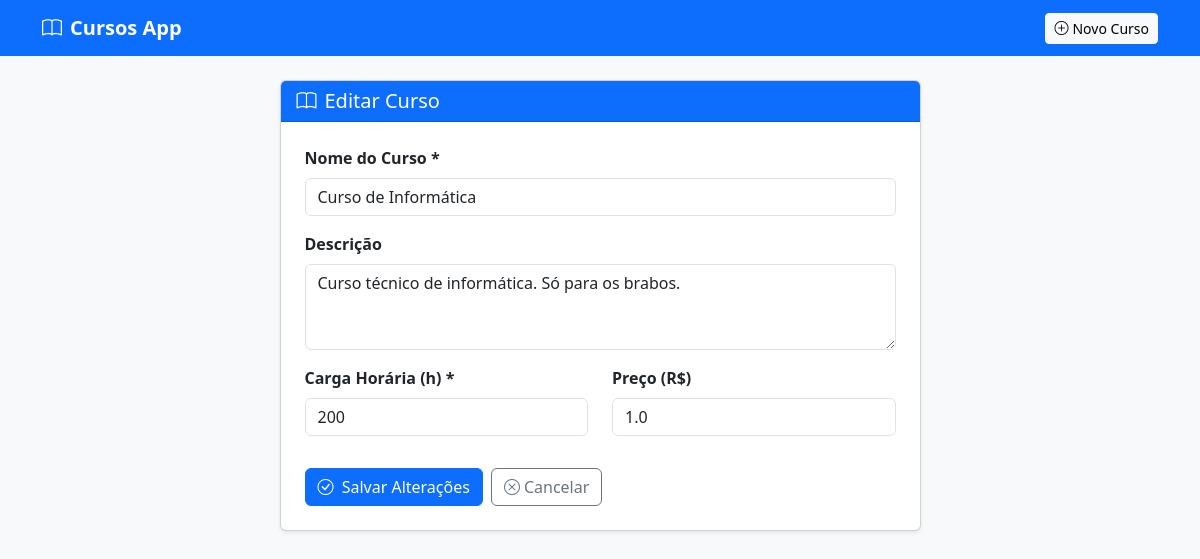
Page /cursos/1/editar on the committed database.
### models.py (models this page shows, shortened)
class Curso(Base):
    __tablename__ = "cursos"         # nome da tabela no banco
    id          = Column(Integer, primary_key=True, index=True)
    nome        = Column(String(100), nullable=False)
    descricao   = Column(String(300), nullable=True)
    carga_hor   = Column(Integer, nullable=False)   # em horas
    preco       = Column(Float, default=0.0)

### main.py (the view)
@app.get("/cursos/{curso_id}/editar", response_class=HTMLResponse)
def form_editar(curso_id: int, request: Request, db: Session = Depends(get_db)):
    curso = repository.buscar_curso(db, curso_id)
    if not curso:
        return RedirectResponse("/cursos", status_code=303)
    return templates.TemplateResponse(
        request=request,
        name="form.html",
        context={"curso": curso, "title": "Editar Curso"}
    )

### templates/form.html
{% extends "base.html" %}
{% block conteudo %}
<div class="row justify-content-center">
  <div class="col-md-7">
    <div class="card shadow-sm">
      <div class="card-header bg-primary text-white">
        <h5 class="mb-0">
          <i class="bi bi-book me-2"></i>{{ title }}
        </h5>
      </div>
      <div class="card-body p-4">
        {% if curso %}
          {% set action = "/cursos/" ~ curso.id ~ "/editar" %}
        {% else %}
          {% set action = "/cursos" %}
        {% endif %}
        <form method="POST" action="{{ action }}">
          <div class="mb-3">
            <label class="form-label fw-semibold">Nome do Curso *</label>
            <input type="text" name="nome" class="form-control"
                   value="{{ curso.nome if curso else '' }}"
                   placeholder="Ex: Python Básico"
                   required minlength="3" maxlength="100">
          </div>
          <div class="mb-3">
            <label class="form-label fw-semibold">Descrição</label>
            <textarea name="descricao" class="form-control" rows="3"
                      placeholder="Descreva o curso..."
                      maxlength="300">{{ curso.descricao if curso else '' }}</textarea>
          </div>
          <div class="row">
            <div class="col-md-6 mb-3">
              <label class="form-label fw-semibold">Carga Horária (h) *</label>
              <input type="number" name="carga_hor" class="form-control"
                     value="{{ curso.carga_hor if curso else '' }}"
                     placeholder="Ex: 40" min="1" required>
            </div>
            <div class="col-md-6 mb-3">
              <label class="form-label fw-semibold">Preço (R$)</label>
              <input type="number" name="preco" class="form-control"
                     value="{{ curso.preco if curso else '0.00' }}"
                     step="0.01" min="0" placeholder="0.00">
            </div>
          </div>
          <div class="d-flex gap-2 mt-3">
            <button type="submit" class="btn btn-primary">
              <i class="bi bi-check-circle me-1"></i>
              {{ "Salvar Alterações" if curso else "Cadastrar Curso" }}
            </button>
            <a href="/cursos" class="btn btn-outline-secondary">
              <i class="bi bi-x-circle me-1"></i>Cancelar
            </a>
          </div>
        </form>
      </div>
    </div>
  </div>
</div>
{% endblock %}

### rows in the picture
Curso: nome "Curso de Informática", descricao "Curso técnico de informática. Só para os brabos.", carga_hor "200", preco "1.0"

### other values in the picture
{{ title }} "Editar Curso"
{{ "Salvar Alterações" if curso else "Cadastrar Curso" }} "Salvar Alterações"
